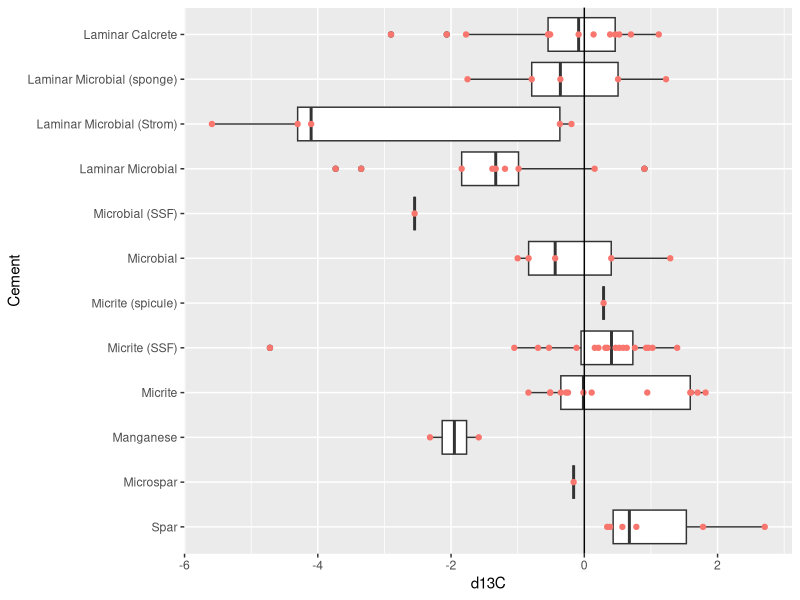
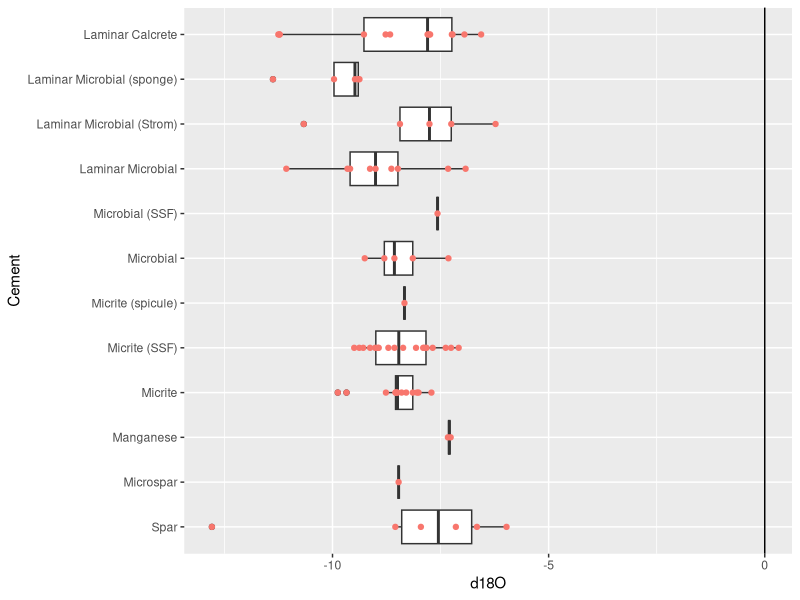
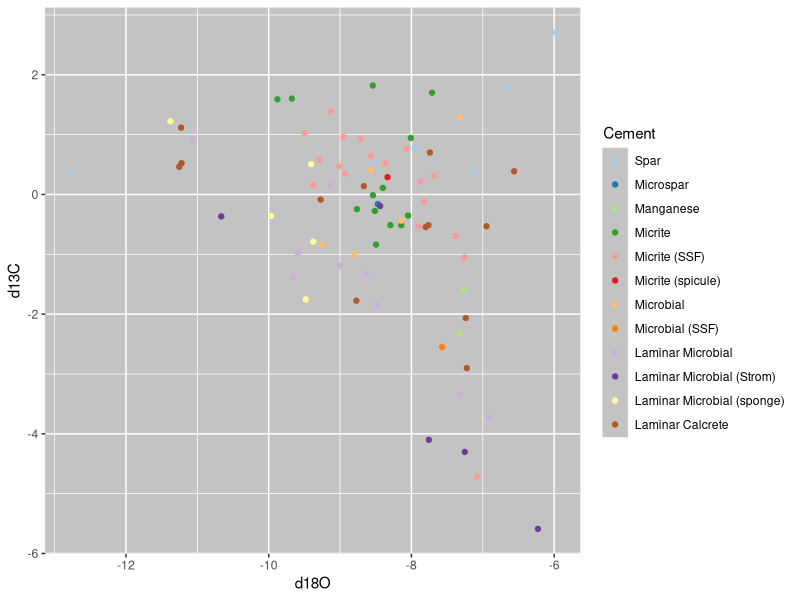
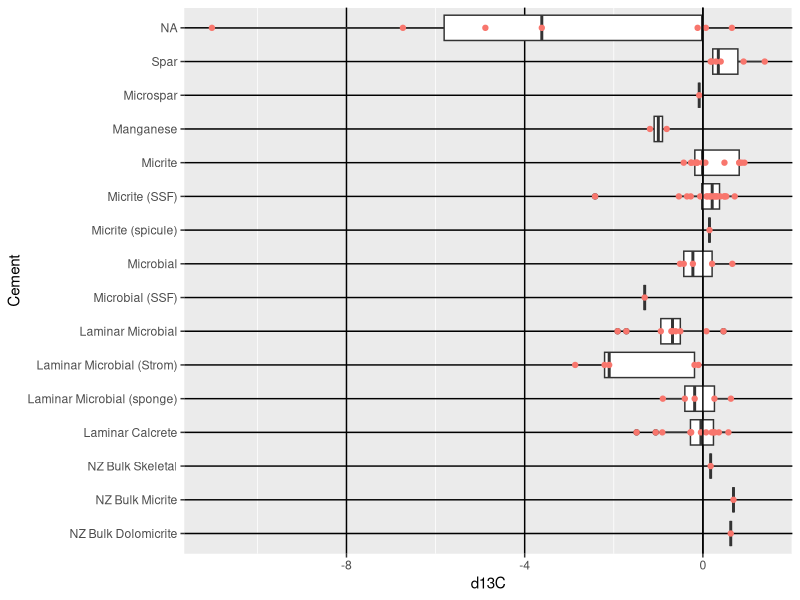
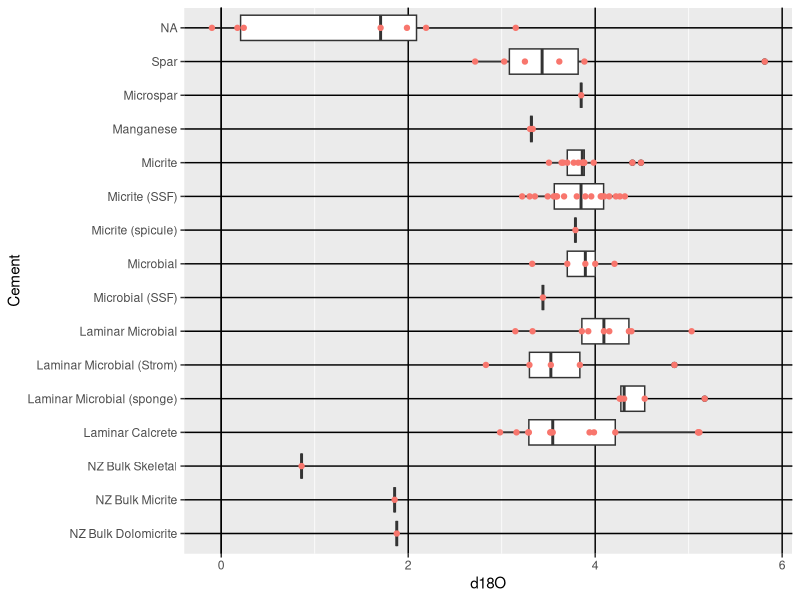
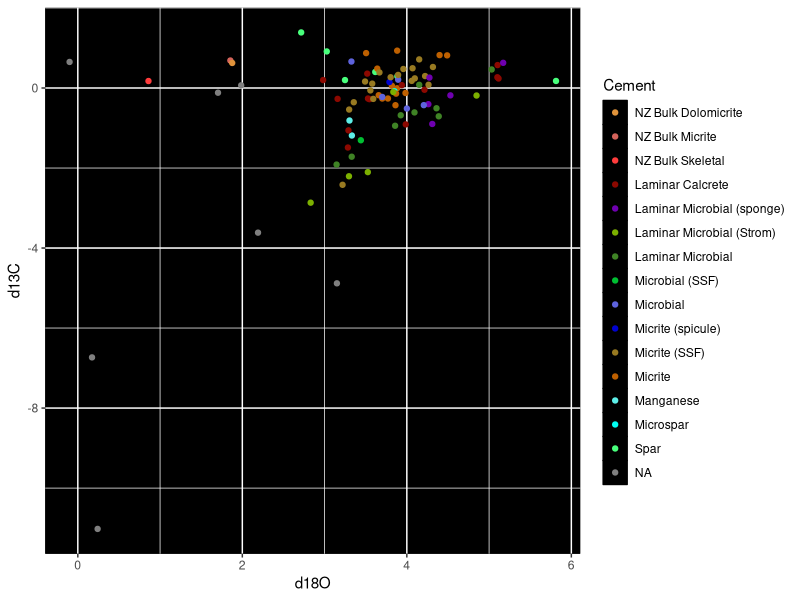
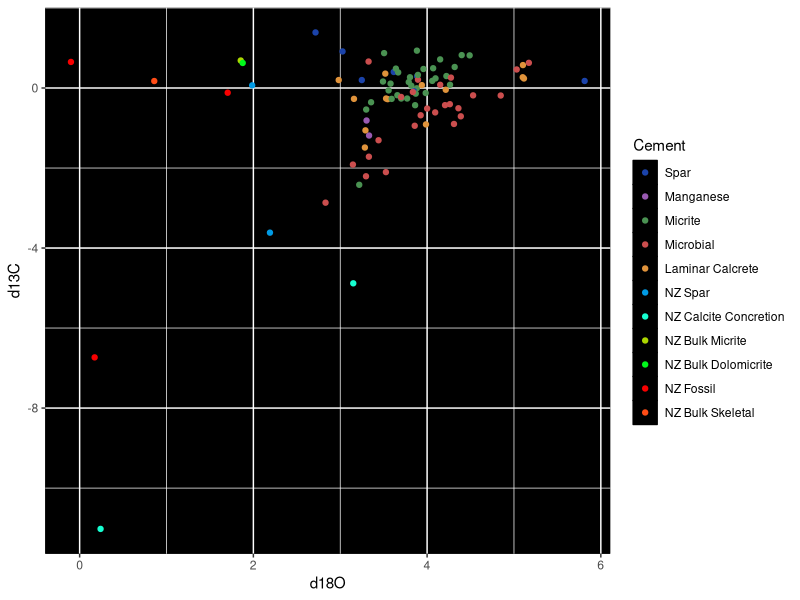

R code for these plots, in order: (Note: this script raises an error after producing the figures.)
## ---- chunk 1
knitr::opts_chunk$set(echo = TRUE)
library(tidyverse)
## ---- chunk 2
iso_orig <- readxl::read_xlsx("r_Jacquet_carb_with_cements.xlsx")
iso_nz <- readxl::read_xlsx("nelsonsmithisotopes.xlsx")
iso_betts <- readxl::read_xlsx("betts_2018.xlsx", sheet = 8, skip = 1, col_names = TRUE) %>%
  subset(select = 2:4) %>%
  rename("Sample" = "Meters along Section/Core", "d13C" = "d13C ‰VPDB", "d18O" = "d18O‰VPDB")
## ---- chunk 3
iso_combo <- iso_orig %>% #combine data with selected values from Nelson and Smith 1996
  select(Cement, d13C, d18O) %>%
  rbind(iso_nz)%>%
  mutate(d13C = d13C/1.95, d18O = d18O/-2.20) #normalize to VPDB that Marissa used
## ---- chunk 4
iso_cond <- iso_orig %>% # simplify data by combining into broad categories
  select(Cement, d13C, d18O) %>%
  mutate(Cement = case_when(
    str_detect(Cement, "Microspar") == TRUE ~ "Spar",
    str_detect(Cement, "Micrite") == TRUE ~ "Micrite",
    str_detect(Cement, "Microbial") == TRUE ~ "Microbial",
    TRUE ~ as.character(Cement)
  )) %>%
  rbind(iso_nz) %>%
  mutate(Cement = case_when(
    str_detect(Cement, "NZ Spar") == TRUE ~ "NZ Spar",
    str_detect(Cement, "Fossil") == TRUE ~ "NZ Fossil",
    str_detect(Cement, "Calcite") == TRUE ~ "NZ Calcite Concretion",
    TRUE ~ as.character(Cement)
  ))%>%
  mutate(d13C = d13C/1.95, d18O = d18O/-2.20) #normalize to VPDB that Marissa used
## ---- chunk 5
iso_bg <- iso_orig %>% #separates data by red horizon samples and samples above/below
  mutate(Position = case_when(
    str_detect(ID, "1.3m") == TRUE ~ "Non-Horizon",
    str_detect(ID, "AB") == TRUE ~ "Non-Horizon",
    str_detect(ID, "FUWM 4") == TRUE ~ "Non-Horizon",
    TRUE ~ "Horizon"
  ))
## ---- chunk 6
iso_orig$Cement <- factor(iso_orig$Cement, levels = c("Spar", "Microspar", "Manganese", "Micrite", "Micrite (SSF)", "Micrite (spicule)", "Microbial", "Microbial (SSF)", "Laminar Microbial", "Laminar Microbial (Strom)", "Laminar Microbial (sponge)", "Laminar Calcrete"))
## ---- chunk 7
iso_combo$Cement <- factor(iso_combo$Cement, levels = rev(c("Spar", "Microspar", "Manganese", "Micrite", "Micrite (SSF)", "Micrite (spicule)", "Microbial", "Microbial (SSF)", "Laminar Microbial", "Laminar Microbial (Strom)", "Laminar Microbial (sponge)", "Laminar Calcrete", "NZ Spar 1", "NZ Spar 2", "NZ Fossil 1", "NZ Fossil 2", "NZ Fossil 3", "NZ Calcite Concretion 1", "NZ Calcite Concretion 2", "NZ Bulk Skeletal", "NZ Bulk Micrite", "NZ Bulk Dolomicrite")))
## ---- chunk 8
iso_cond$Cement <- factor(iso_cond$Cement, levels = c("Spar", "Manganese", "Micrite",  "Microbial", "Laminar Calcrete", "NZ Spar", "NZ Calcite Concretion", "NZ Bulk Micrite", "NZ Bulk Dolomicrite", "NZ Fossil", "NZ Bulk Skeletal"))
## ---- chunk 9
colorset <- c("#e41a1c", "#984ea3", "#ff7f00", "#a65628", "#f781bf")
## ---- chunk 10
carbon <- iso_orig %>% #FU carbon isotopes box
  ggplot(aes(x = d13C, y = Cement)) +
  geom_boxplot() +
  geom_point(aes(color = "red")) +
  geom_vline(xintercept = 0) +
  theme(
    legend.position = "none"
  )
carbon
## ---- chunk 11
oxygen <- iso_orig %>% #FU oxygen isotopes box
  ggplot(aes(x = d18O, y = Cement)) +
  geom_boxplot() +
  geom_point(aes(color = "red")) +
  geom_vline(xintercept = 0) +
  theme(
    legend.position = "none"
  )
oxygen
## ---- chunk 12
carbox <- iso_orig %>% #FU carbon over oxygen scatter
  ggplot(aes(x = d18O, y = d13C, color = Cement)) +
  geom_point() +
  scale_color_brewer(palette = "Paired") +
  #geom_smooth(method = "lm") + #regression lines
  theme(
    panel.background = element_rect(fill = "#C3C3C3", color = "#C3C3C3"),
    legend.key = element_rect(fill ="#C3C3C3"),
  )
carbox
## ---- chunk 13
NZcarbon <- iso_combo %>% #FU and NZ carbon box
  ggplot(aes(x = d13C, y = Cement)) +
  geom_boxplot() +
  geom_point(aes(color = "red")) +
  geom_vline(xintercept = 0) +
  theme(
    legend.position = "none",
    panel.grid.major = element_line(color = "black")
  )
NZcarbon
## ---- chunk 14
NZoxygen <- iso_combo %>% #FU and NZ oxygen box
  ggplot(aes(x = d18O, y = Cement)) +
  geom_boxplot() +
  geom_point(aes(color = "red")) +
  geom_vline(xintercept = 0) +
  theme(
    legend.position = "none",
    panel.grid.major = element_line(color = "black")
  )
NZoxygen
## ---- chunk 15
bigcolor <- c("#E0933B", "#D4635B", "#FF3C3C", "#8C0800", "#6F00B0", "#7CB000", "#3F8325", "#00BF32", "#5E63DD", "#0002CF", "#987A21", "#BE6000", "#5DEFE8", "#00FFF3", "#48FF7C", "#7CFF48", "#FFFB48", "#FFC948", "#A048FF", "#D248FF", "#FF48ED", "#FF4873")

NZcarbox <- iso_combo %>% #FU and NZ carbon over oxygen scatter
  ggplot(aes(x = d18O, y = d13C, color = Cement)) +
  geom_point() +
  scale_color_manual(values = bigcolor) +
  #geom_smooth(method = "lm") + #regression lines
  theme(
    panel.background = element_rect(fill = "black", color = "black"),
    legend.key = element_rect(fill ="black"),
  )
NZcarbox
## ---- chunk 16
smallcolor <- c("#1B43AA", "#995AB1", "#4A9252", "#CB4E4E", "#E0933B", "#009AE4", "#16FFD1", "#ACD600", "#00F81B", "#F80000", "#FF4C16")

NZcond <- iso_cond %>% #FU and NZ simplified category carbon over oxygen scatter
    ggplot(aes(x = d18O, y = d13C, color = Cement)) +
  geom_point() +
  scale_color_manual(values = smallcolor) +
  #geom_smooth(method = "lm") + #regression lines
  theme(
    panel.background = element_rect(fill = "black", color = "black"),
    legend.key = element_rect(fill ="black"),
  )
NZcond
## ---- chunk 17
carbon_bg <- iso_bg %>% #FU horizon/bg carbon box
  ggplot(aes(x = d13C, y = Cement, fill = Cement)) +
  geom_boxplot() +
  geom_jitter(aes(color = Pos), width = 0, height=.1) +
  geom_vline(xintercept = 0) +
  theme(
   # legend.position = "none"
  )
carbon_bg
## ---- chunk 18
oxygen_bg <- iso_bg %>% #FU horizon/bg carbon box
  ggplot(aes(x = d18O, y = Cement)) +
  geom_boxplot() +
  geom_jitter(aes(color = Pos), width = 0, height=.1) +
  geom_vline(xintercept = 0) +
  theme(
   # legend.position = "none"
  ) +
  ylab("Texture")
oxygen_bg
## ---- chunk 19
bg_simp <- iso_bg %>%
  mutate(Cement = case_when(
    str_detect(Cement, "Microspar") == TRUE ~ "Spar",
    str_detect(Cement, "Micrite") == TRUE ~ "Micrite",
    str_detect(Cement, "Microbial") == TRUE ~ "Microbial",
    TRUE ~ as.character(Cement)
  ))
    
bg_simp$Cement <- factor(bg_simp$Cement, levels = c("Microbial", "Laminar Calcrete", "Micrite", "Manganese", "Spar"))
## ---- chunk 20
ggplot(bg_simp, aes(x = d13C, y = fct_rev(Cement))) +
  geom_boxplot(aes(fill = Cement)) +
  geom_jitter(aes(color = Pos), width = 0, height=.1) +
  geom_vline(xintercept = 0) +
  scale_color_discrete(name = "Position") +
  scale_fill_manual(values = colorset, name = "Texture") +
  ylab("Texture")
## ---- chunk 21
ggplot(bg_simp, aes(x = d18O, y = fct_rev(Cement))) +
  geom_boxplot(aes(fill = Cement)) +
  geom_jitter(aes(color = Pos), width = 0, height=.1) +
  geom_vline(xintercept = 0)+
  scale_color_discrete(name = "Position") +
  scale_fill_manual(values = colorset, name = "Texture")
## ---- chunk 22
hull <- iso_orig %>% #FU simplified carbon over oxygen with convex hull
  group_by(Cement) %>%
  select(Cement, d13C, d18O) %>%
#  mutate(d13C = d13C/1.95, d18O = d18O/-2.20) %>% #normalize to VPDB that Marissa used
  mutate(Cement = case_when( #comment out mutate sections for full data
    str_detect(Cement, "Microspar") == TRUE ~ "Spar",
    str_detect(Cement, "Micrite") == TRUE ~ "Micrite",
    str_detect(Cement, "Microbial") == TRUE ~ "Microbial",
    TRUE ~ as.character(Cement)
  )) %>%
  slice(chull(d18O, d13C))

hull$Cement <- factor(hull$Cement, levels = c("Microbial", "Laminar Calcrete", "Micrite", "Manganese", "Spar"))

carbox <- iso_orig %>%
  select(Cement, d13C, d18O) %>%
  mutate(Cement = case_when( #comment out mutate sections for full data
    str_detect(Cement, "Microspar") == TRUE ~ "Spar",
    str_detect(Cement, "Micrite") == TRUE ~ "Micrite",
    str_detect(Cement, "Microbial") == TRUE ~ "Microbial",
    TRUE ~ as.character(Cement)
  ))
carbox$Cement <- factor(carbox$Cement, levels = c("Microbial", "Laminar Calcrete", "Micrite", "Manganese", "Spar"))

carbox <- carbox %>%
  ggplot(aes(x = d18O, y = d13C, color = Cement)) +
  geom_point() +
  #scale_color_brewer(palette = "Paired") +
  geom_polygon(data = hull, alpha = .5, aes(fill = Cement)) +
  #geom_smooth(method = "lm") + #regression lines
  theme(
    panel.background = element_rect(fill = "#C3C3C3", color = "#C3C3C3"),
    legend.key = element_rect(fill ="#C3C3C3"),
  ) +
  scale_color_manual(values = colorset, aesthetics = c("color","fill"), name = "Texture")

carbox
## ---- chunk 23
whoops <- iso_bg %>%
  mutate(Sample = case_when(
    str_detect(ID, "AB") == TRUE ~ "752.1",
    str_detect(ID, "1.3m") == TRUE ~ "753.3",
    str_detect(ID, "1.5m") == TRUE ~ "750.5",
    str_detect(ID, "3m") == TRUE ~ "749",
    TRUE ~ "752"))

ggplot() + 
  geom_point(data = iso_betts, aes(x = d18O, y = Sample)) +
  geom_point(data = whoops, aes(x = d18O, y = Sample), color = "red") +
  geom_point(data = iso_betts, aes(x = d13C, y = Sample), color = "blue") +
  geom_point(data = whoops, aes(x = d13C, y = Sample), color = "orange")
